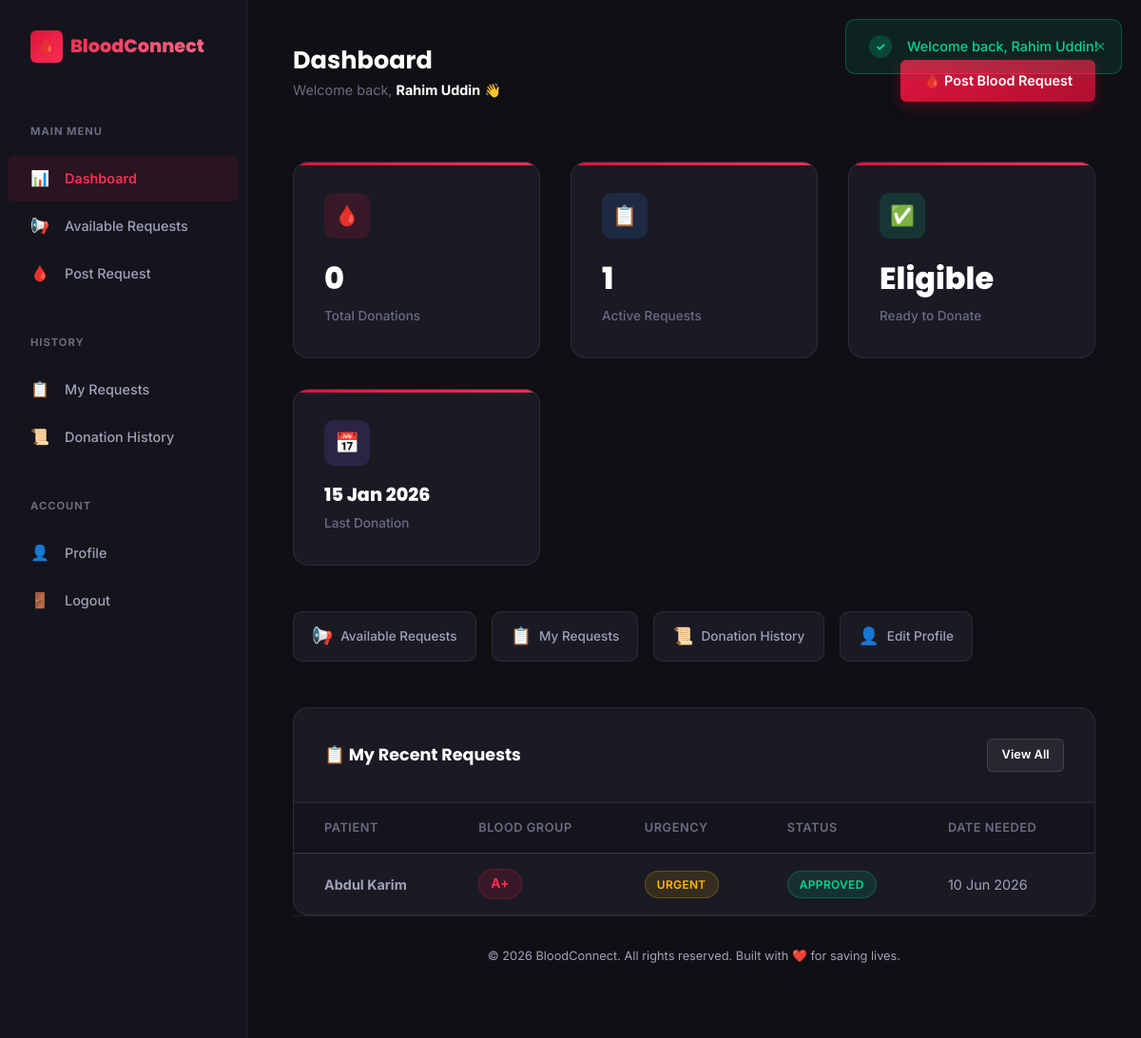
The page /user/dashboard.php (signed in) on the database its author committed.
### tables this page shows
CREATE TABLE IF NOT EXISTS users (
    id INT AUTO_INCREMENT PRIMARY KEY,
    name VARCHAR(100) NOT NULL,
    email VARCHAR(150) NOT NULL UNIQUE,
    password VARCHAR(255) NOT NULL,
    role ENUM('user', 'admin') DEFAULT 'user',
    blood_group ENUM('A+', 'A-', 'B+', 'B-', 'AB+', 'AB-', 'O+', 'O-') NOT NULL,
    phone VARCHAR(20) NOT NULL,
    district VARCHAR(100) NOT NULL,
    age INT NOT NULL,
    last_donation_date DATE DEFAULT NULL,
    status ENUM('active', 'banned') DEFAULT 'active',
    created_at TIMESTAMP DEFAULT CURRENT_TIMESTAMP,
    updated_at TIMESTAMP DEFAULT CURRENT_TIMESTAMP ON UPDATE CURRENT_TIMESTAMP,
    INDEX idx_blood_group (blood_group),
    INDEX idx_district (district),
    INDEX idx_role (role),
    INDEX idx_status (status)
);

CREATE TABLE IF NOT EXISTS blood_requests (
    id INT AUTO_INCREMENT PRIMARY KEY,
    user_id INT NOT NULL,
    patient_name VARCHAR(100) NOT NULL,
    hospital_address VARCHAR(255) NOT NULL,
    required_blood_group ENUM('A+', 'A-', 'B+', 'B-', 'AB+', 'AB-', 'O+', 'O-') NOT NULL,
    units_needed INT NOT NULL DEFAULT 1,
    date_needed DATE NOT NULL,
    urgency ENUM('Normal', 'Urgent', 'Critical') DEFAULT 'Normal',
    status ENUM('Pending', 'Approved', 'Rejected', 'Fulfilled') DEFAULT 'Pending',
    created_at TIMESTAMP DEFAULT CURRENT_TIMESTAMP,
    FOREIGN KEY (user_id) REFERENCES users(id) ON DELETE CASCADE,
    INDEX idx_status (status),
    INDEX idx_urgency (urgency),
    INDEX idx_blood_group (required_blood_group)
);

### user/dashboard.php (the view, shortened to what this page needs)
<?php
require_once __DIR__ . '/../includes/functions.php';
$db = getDB();
$userId = getUserId();
$stmt = $db->prepare("SELECT * FROM users WHERE id = ?");
$stmt->execute([$userId]);
$user = $stmt->fetch();
$totalDonations = $db->prepare("SELECT COUNT(*) FROM donations WHERE donor_id = ? AND status = 'Completed'");
$totalDonations->execute([$userId]);
$donationCount = $totalDonations->fetchColumn();
$activeRequests = $db->prepare("SELECT COUNT(*) FROM blood_requests WHERE user_id = ? AND status IN ('Pending', 'Approved')");
$activeRequests->execute([$userId]);
$requestCount = $activeRequests->fetchColumn();
$eligibility = checkDonationEligibility($user['last_donation_date']);
$recentRequests = $db->prepare("SELECT * FROM blood_requests WHERE user_id = ? ORDER BY created_at DESC LIMIT 5");
$recentRequests->execute([$userId]);
$myRecentRequests = $recentRequests->fetchAll();
include __DIR__ . '/sidebar.php';
?>
<main class="dashboard-main">
    <div class="dash-header">
        <div>
            <h1>Dashboard</h1>
            <p class="welcome-text">Welcome back, <strong><?php echo e($user['name']); ?></strong> 👋</p>
        </div>
        <a href="request_blood.php" class="btn btn-primary">🩸 Post Blood Request</a>
    </div>
    <div class="stats-row">
        <div class="stat-card">
            <div class="stat-icon red">🩸</div>
            <div class="stat-value"><?php echo $donationCount; ?></div>
            <div class="stat-label">Total Donations</div>
        </div>
        <div class="stat-card">
            <div class="stat-icon blue">📋</div>
            <div class="stat-value"><?php echo $requestCount; ?></div>
            <div class="stat-label">Active Requests</div>
        </div>
        <div class="stat-card">
            <div class="stat-icon <?php echo $eligibility['eligible'] ? 'green' : 'yellow'; ?>">
                <?php echo $eligibility['eligible'] ? '✅' : '⏳'; ?>
            </div>
            <div class="stat-value"><?php echo $eligibility['eligible'] ? 'Eligible' : $eligibility['days_remaining'] . ' days'; ?></div>
            <div class="stat-label"><?php echo $eligibility['eligible'] ? 'Ready to Donate' : 'Until Next Donation'; ?></div>
        </div>
        <div class="stat-card">
            <div class="stat-icon purple">📅</div>
            <div class="stat-value" style="font-size: 1.2rem;"><?php echo formatDate($user['last_donation_date']); ?></div>
            <div class="stat-label">Last Donation</div>
        </div>
    </div>
    <div class="quick-actions">
        <a href="available_requests.php" class="quick-action-btn"><span class="action-icon">📢</span> Available Requests</a>
        <a href="my_requests.php" class="quick-action-btn"><span class="action-icon">📋</span> My Requests</a>
        <a href="donation_history.php" class="quick-action-btn"><span class="action-icon">📜</span> Donation History</a>
        <a href="profile.php" class="quick-action-btn"><span class="action-icon">👤</span> Edit Profile</a>
    </div>
    <div class="table-card">
        <div class="table-card-header">
            <h3>📋 My Recent Requests</h3>
            <a href="my_requests.php" class="btn btn-sm btn-secondary">View All</a>
        </div>
        <?php if (empty($myRecentRequests)): ?>
            <div class="empty-state" style="padding: var(--space-2xl);">
                <div class="empty-icon">📋</div>
                <h3>No Requests Yet</h3>
                <p>You haven't posted any blood requests yet.</p>
            </div>
        <?php else: ?>
            <table class="table">
                <thead>
                    <tr>
                        <th>Patient</th>
                        <th>Blood Group</th>
                        <th>Urgency</th>
                        <th>Status</th>
                        <th>Date Needed</th>
                    </tr>
                </thead>
                <tbody>
                    <?php foreach ($myRecentRequests as $req): ?>
                    <tr>
                        <td><strong><?php echo e($req['patient_name']); ?></strong></td>
                        <td><span class="badge badge-blood"><?php echo e($req['required_blood_group']); ?></span></td>
                        <td><span class="badge <?php echo getUrgencyClass($req['urgency']); ?>"><?php echo e($req['urgency']); ?></span></td>
                        <td><span class="badge <?php echo getStatusClass($req['status']); ?>"><?php echo e($req['status']); ?></span></td>
                        <td><?php echo formatDate($req['date_needed']); ?></td>
                    </tr>
                    <?php endforeach; ?>
                </tbody>
            </table>
        <?php endif; ?>
    </div>
<?php include __DIR__ . '/../includes/footer.php'; ?>

### assets/css/dashboard.css (style rules this page uses)
.dash-header { display: flex; align-items: center; justify-content: space-between; margin-bottom: var(--space-2xl); }
.dash-header h1 { font-size: 1.6rem; }
.dash-header .welcome-text { font-size: 0.9rem; color: var(--text-muted); margin-top: 4px; }
.dash-header .welcome-text strong { color: var(--text-primary); }
.stats-row { display: grid; grid-template-columns: repeat(auto-fit, minmax(220px, 1fr)); gap: var(--space-xl); margin-bottom: var(--space-2xl); }
.quick-actions { display: flex; gap: var(--space-md); flex-wrap: wrap; margin-bottom: var(--space-2xl); }
.quick-action-btn { display: flex; align-items: center; gap: var(--space-sm); padding: 0.7rem 1.2rem; background: var(--bg-card); border: 1px solid var(--border-color); border-radius: var(--radius-md); color: var(--text-secondary); font-size: 0.85rem; font-weight: 500; cursor: pointer; transition: all var(--transition-fast); text-decoration: none; font-family: var(--font-body); }
.quick-action-btn .action-icon { font-size: 1.1rem; }
.table-card { background: var(--bg-card); border: 1px solid var(--border-color); border-radius: var(--radius-lg); overflow: hidden; }
.table-card-header { display: flex; align-items: center; justify-content: space-between; padding: var(--space-xl); border-bottom: 1px solid var(--border-color); }
.table-card-header h3 { font-size: 1.1rem; font-weight: 700; }
.table-card .table { margin: 0; }
.table-card .table th:first-child, .table-card .table td:first-child { padding-left: var(--space-xl); }
.table-card .table th:last-child, .table-card .table td:last-child { padding-right: var(--space-xl); }

### rows shown on the page
users: name "Rahim Uddin", last_donation_date "15 Jan 2026"
blood_requests: patient_name "Abdul Karim", required_blood_group "A+", urgency "URGENT", status "APPROVED", date_needed "10 Jun 2026"

### other values the page prints
$success "Welcome back, Rahim Uddin!"
$donationCount "0"
$requestCount "1"
